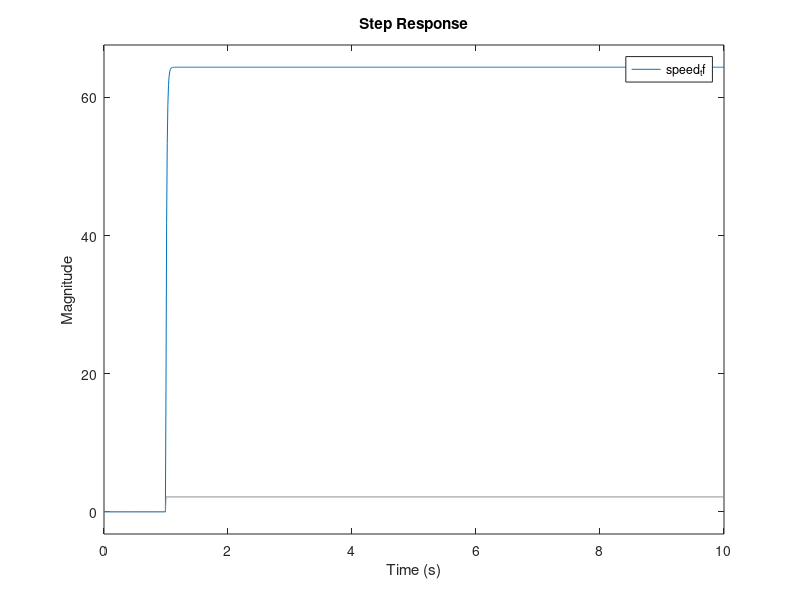

MATLAB code to generate this figure:
num = 0.0334;
den = [1.566e-5, 1.11556e-3];

speed_tf = tf(num, den);
display(speed_tf)

t = 0:0.01:10;
step_in = 2.15*ones(1, length(t));
step_in(t < 1) = 0;

lsim(speed_tf, step_in, t)
grid
title('Step Response')
xlabel('Time (s)')
ylabel('Magnitude')